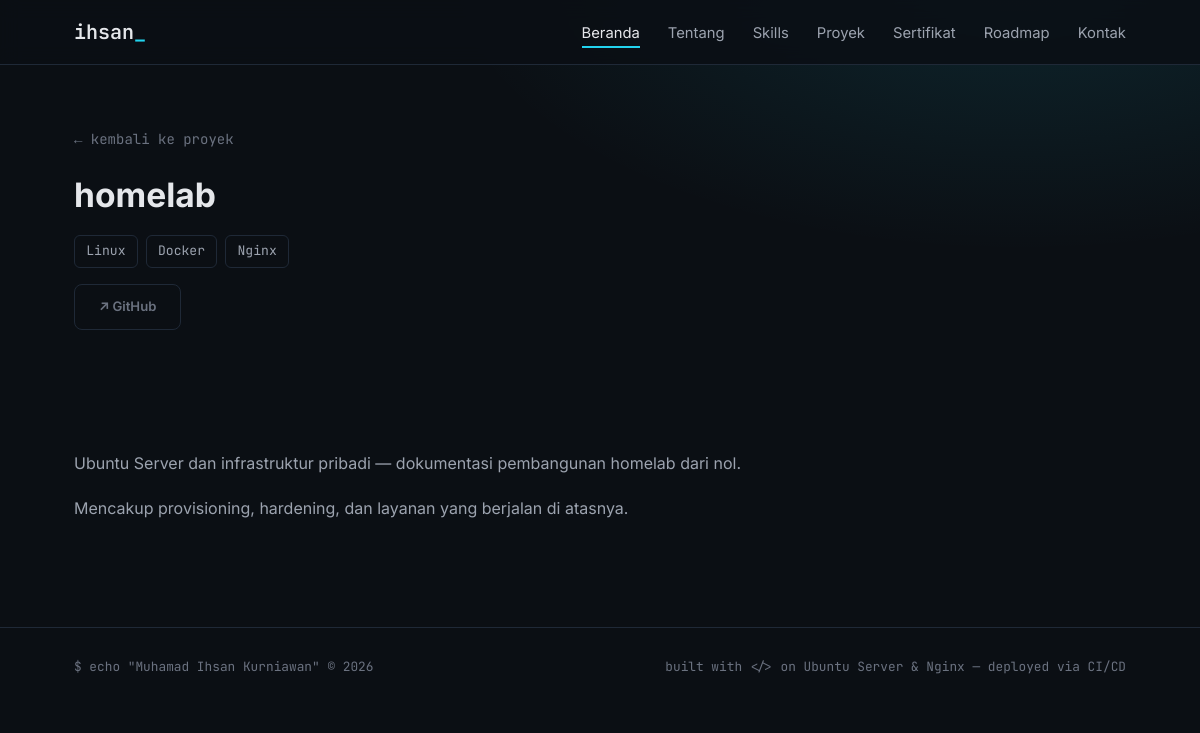
Page /proyek/homelab on the committed database.
### tables this page shows
CREATE TABLE IF NOT EXISTS projects (
    id INT UNSIGNED AUTO_INCREMENT PRIMARY KEY,
    title VARCHAR(150) NOT NULL,
    slug VARCHAR(180) NOT NULL UNIQUE,
    description TEXT NOT NULL,
    tech_stack TEXT NULL,
    github_url VARCHAR(255) NULL,
    live_url VARCHAR(255) NULL,
    image VARCHAR(255) NULL,
    is_featured TINYINT(1) NOT NULL DEFAULT 0,
    is_active TINYINT(1) NOT NULL DEFAULT 1,
    sort_order INT NOT NULL DEFAULT 0,
    created_at TIMESTAMP NOT NULL DEFAULT CURRENT_TIMESTAMP,
    updated_at TIMESTAMP NOT NULL DEFAULT CURRENT_TIMESTAMP ON UPDATE CURRENT_TIMESTAMP,
    INDEX idx_active_sort (is_active, sort_order)
);

### app/core/View.php (called while the page is built, shortened)
<?php
class View
{
    public static function render(string $view, array $data = []): string
    {
        unset($data['layout']);
        extract($data, EXTR_SKIP);
        require VIEWS_DIR . '/' . $view . '.php';
        return ob_get_clean();
    }
}

### app/controllers/ProjectsController.php (called while the page is built, shortened)
<?php
class ProjectsController extends Controller
{
    public function show(string $slug): void
    {
        $project = (new ProjectModel())->findBySlug($slug);
        $this->view('pages/projects/show', [
            'layout'  => 'public',
            'title'   => $project['title'],
            'project' => $project,
        ]);
    }
}

### public/index.php (called while the page is built, shortened)
<?php
require APP_DIR . '/helpers.php';
spl_autoload_register(function (string $class): void {
    foreach (['core', 'controllers', 'models'] as $dir) {
        $file = APP_DIR . '/' . $dir . '/' . $class . '.php';
        if (is_file($file)) {
            return;
        }
    }
});
try {
    (new Router())->dispatch(
        $_SERVER['REQUEST_METHOD'] ?? 'GET',
        (string) parse_url($_SERVER['REQUEST_URI'] ?? '/', PHP_URL_PATH)
    );
} catch (Throwable $e) {
    if (config('app.debug')) {
        http_response_code(500);
        echo '<h1>Internal Server Error</h1><pre>' . e($e->getMessage()) . "\n" . e($e->getTraceAsString()) . '</pre>';
    } else {
        http_response_code(500);
        echo View::render('pages/500');
    }
}

### app/helpers.php (called while the page is built, shortened)
<?php
if (!function_exists('e')) {
    function e(?string $value): string
    {
        return htmlspecialchars((string) $value, ENT_QUOTES, 'UTF-8');
    }
}
if (!function_exists('url')) {
    function url(string $path = ''): string
    {
        $base = rtrim((string) getenv('BASE_URL'), '/');
        return $base . '/' . ltrim($path, '/');
    }
}
if (!function_exists('config')) {
    function config(?string $key = null)
    {
        static $config = null;
        if ($config === null) {
            $config = require CONFIG_DIR . '/config.php';
        }
        $value = $config;
        foreach (explode('.', $key) as $part) {
            $value = $value[$part];
        }
        return $value;
    }
}

### app/config/config.php (called while the page is built)
<?php
return [
    'db' => [
        'host'    => getenv('DB_HOST') ?: 'db',
        'port'    => getenv('DB_PORT') ?: '3306',
        'name'    => getenv('DB_NAME') ?: 'portfolio_db',
        'user'    => getenv('DB_USER') ?: 'portfolio',
        'pass'    => getenv('DB_PASS') ?: '',
        'charset' => 'utf8mb4',
    ],
    'app' => [
        'name'     => 'Portofolio',
        'base_url' => getenv('BASE_URL') ?: 'http://localhost:8080',
        'env'      => getenv('APP_ENV') ?: 'production',
        'debug'    => (getenv('APP_DEBUG') ?: 'false') === 'true',
        'timezone' => 'Asia/Jakarta',
    ],
    'session' => [
        'name'     => 'portfolio_session',
        'lifetime' => 7200,
    ],
    'upload' => [
        'dir'       => APP_ROOT . '/public/uploads',
        'max_size'  => 2 * 1024 * 1024,
        'allowed'   => ['image/jpeg', 'image/png', 'image/webp', 'image/gif'],
        'extensions'=> ['jpg' => 'image/jpeg', 'jpeg' => 'image/jpeg', 'png' => 'image/png', 'webp' => 'image/webp', 'gif' => 'image/gif'],
    ],
];

### app/core/Database.php (called while the page is built)
<?php
final class Database
{
    private static ?PDO $pdo = null;
    public static function conn(): PDO
    {
        if (self::$pdo === null) {
            $db = config('db');
            $dsn = sprintf(
                'mysql:host=%s;port=%s;dbname=%s;charset=%s',
                $db['host'],
                $db['port'],
                $db['name'],
                $db['charset']
            );
            self::$pdo = new PDO($dsn, $db['user'], $db['pass'], [
                PDO::ATTR_ERRMODE            => PDO::ERRMODE_EXCEPTION,
                PDO::ATTR_DEFAULT_FETCH_MODE => PDO::FETCH_ASSOC,
                PDO::ATTR_EMULATE_PREPARES   => false,
            ]);
        }
        return self::$pdo;
    }
}

### app/core/Model.php (called while the page is built, shortened)
<?php
abstract class Model
{
    protected PDO $db;
    public function __construct()
    {
        $this->db = Database::conn();
    }
    public function query(string $sql, array $params = []): array
    {
        $stmt = $this->db->prepare($sql);
        $stmt->execute($params);
        return $stmt->fetchAll();
    }
}

### app/models/ProjectModel.php (called while the page is built, shortened)
<?php
class ProjectModel extends Model
{
    public function findBySlug(string $slug): ?array
    {
        $rows = $this->query('SELECT * FROM projects WHERE slug = ? AND is_active = 1', [$slug]);
        return $rows[0] ?? null;
    }
}

### app/views/pages/projects/show.php (the view, shortened to what this page needs)
<?php $stack = json_decode($project['tech_stack'] ?: '[]', true) ?: []; ?>
<section class="page-hero">
  <div class="container">
    <p class="hero-eyebrow mono"><a class="dim-link" href="<?= url('/proyek') ?>">← kembali ke proyek</a></p>
    <h1 class="section-title"><?= e($project['title']) ?></h1>
    <?php if ($stack): ?>
      <ul class="tag-list" style="margin-bottom:1rem;">
        <?php foreach ($stack as $lang): ?>
          <li><?= e($lang) ?></li>
        <?php endforeach; ?>
      </ul>
    <?php endif; ?>
    <div class="project-links">
      <?php if ($project['github_url']): ?>
        <a class="btn btn-ghost" href="<?= e($project['github_url']) ?>" target="_blank" rel="noopener">↗ GitHub</a>
      <?php endif; ?>
    </div>
  </div>
</section>
<section class="section">
  <div class="container">
    <div class="about-story project-detail-text">
      <?php foreach (array_filter(array_map('trim', explode("\n", $project['description']))) as $paragraph): ?>
        <p><?= e($paragraph) ?></p>
      <?php endforeach; ?>
    </div>
  </div>
</section>

### app/core/Router.php (shortened to what this page needs)
<?php
class Router
{
    private array $routes;
    public function __construct()
    {
        $this->routes = require CONFIG_DIR . '/routes.php';
    }
    public function dispatch(string $method, string $uri): void
    {
        $uri = '/' . ltrim(rtrim($uri, '/'), '/');
        $routes = $this->routes[$method] ?? [];
        foreach ($routes as $pattern => $handler) {
            if (strpos($pattern, '(') === false) {
                continue;
            }
            if (preg_match('#^' . $pattern . '$#', $uri, $matches)) {
                array_shift($matches);
                $this->call($handler, $matches);
                return;
            }
        }
    }
    private function call(array $handler, array $params): void
    {
        [$class, $method] = $handler;
        $controller = new $class();
        $controller->{$method}(...$params);
    }
}

### public/css/style.css (style rules this page uses)
:root { --bg: #0b0f14; --bg-alt: #11161d; --surface: #151c24; --border: #1f2937; --text: #e5e7eb; --text-dim: #9ca3af; --muted: #6b7280; --accent: #22d3ee; --accent-dim: #0891b2; --green: #4ade80; --yellow: #fbbf24; --red: #f87171; --mono: 'JetBrains Mono', 'Fira Code', monospace; --sans: 'Inter', system-ui, sans-serif; --maxw: 1100px; }
* { margin: 0; padding: 0; box-sizing: border-box; }
html { scroll-behavior: smooth; scroll-padding-top: 76px; }
body { font-family: var(--sans); background: var(--bg); color: var(--text); line-height: 1.65; }
.container { max-width: var(--maxw); margin: 0 auto; padding: 0 1.5rem; }
.mono { font-family: var(--mono); }
a { color: inherit; text-decoration: none; }
ul { list-style: none; }
.hero-eyebrow { font-family: var(--mono); color: var(--accent); font-size: .875rem; margin-bottom: 1rem; }
.btn { display: inline-block; padding: .7rem 1.5rem; border-radius: 8px; font-weight: 600; font-size: .95rem; transition: transform .15s, background .2s, box-shadow .2s; }
.btn-ghost { border: 1px solid var(--border); color: var(--text); background: transparent; }
.section { padding: 5.5rem 0; }
.section-title { font-size: clamp(1.6rem, 3vw, 2.1rem); margin-bottom: 1rem; }
.about-story p { color: var(--text-dim); margin-bottom: 1.15rem; }
.tag-list { display: flex; flex-wrap: wrap; gap: .5rem; }
.tag-list li { font-size: .82rem; font-family: var(--mono); color: var(--text-dim); background: var(--bg); border: 1px solid var(--border); padding: .3rem .7rem; border-radius: 6px; transition: color .2s, border-color .2s; }
.project-links { display: flex; gap: 1rem; margin-top: .25rem; }
.project-links a { font-size: .82rem; color: var(--muted); transition: color .2s; }
.page-hero { padding: 8rem 0 2rem; background: radial-gradient(60rem 30rem at 85% -10%, rgba(34,211,238,.12), transparent 60%), var(--bg); }
.page-hero .section-title { margin-bottom: .75rem; }
.dim-link { color: var(--muted); }
.project-detail-text { max-width: 48rem; }

### rows in the picture
projects: title "homelab", tech_stack "Linux", tech_stack "Docker", tech_stack "Nginx", description "Ubuntu Server dan infrastruktur pribadi — dokumentasi pembangunan homelab dari nol.", description "Mencakup provisioning, hardening, dan layanan yang berjalan di atasnya."
